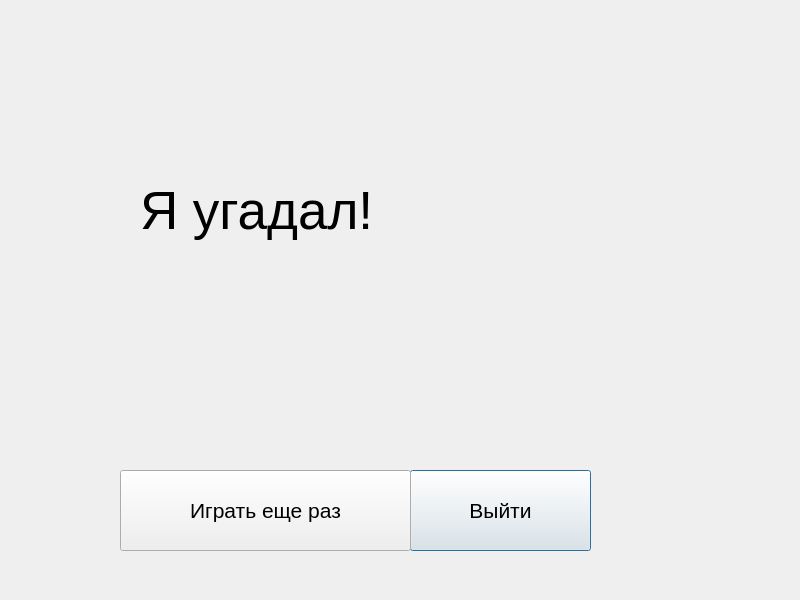
<?xml version="1.0" encoding="UTF-8"?>
<ui version="4.0">
 <class>Winning</class>
 <widget class="QDialog" name="Winning">
  <property name="geometry">
   <rect>
    <x>0</x>
    <y>0</y>
    <width>800</width>
    <height>600</height>
   </rect>
  </property>
  <property name="windowTitle">
   <string>Dialog</string>
  </property>
  <widget class="QLabel" name="label">
   <property name="geometry">
    <rect>
     <x>140</x>
     <y>130</y>
     <width>351</width>
     <height>161</height>
    </rect>
   </property>
   <property name="font">
    <font>
     <pointsize>40</pointsize>
    </font>
   </property>
   <property name="text">
    <string>Я угадал!</string>
   </property>
  </widget>
  <widget class="QPushButton" name="pushButton_Exit">
   <property name="geometry">
    <rect>
     <x>410</x>
     <y>470</y>
     <width>181</width>
     <height>81</height>
    </rect>
   </property>
   <property name="font">
    <font>
     <pointsize>16</pointsize>
    </font>
   </property>
   <property name="text">
    <string>Выйти</string>
   </property>
  </widget>
  <widget class="QPushButton" name="pushButton_Play">
   <property name="geometry">
    <rect>
     <x>120</x>
     <y>470</y>
     <width>291</width>
     <height>81</height>
    </rect>
   </property>
   <property name="font">
    <font>
     <pointsize>16</pointsize>
    </font>
   </property>
   <property name="text">
    <string>Играть еще раз</string>
   </property>
  </widget>
 </widget>
 <resources/>
 <connections/>
</ui>
